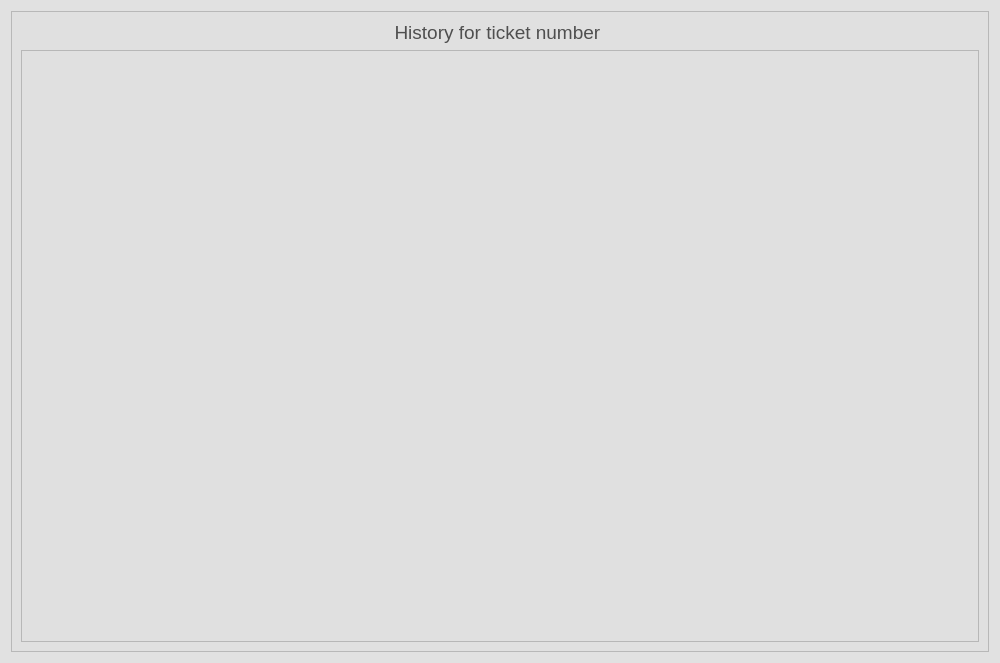
<?xml version="1.0" encoding="UTF-8"?>
<ui version="4.0">
 <class>Dialog</class>
 <widget class="QDialog" name="Dialog">
  <property name="geometry">
   <rect>
    <x>0</x>
    <y>0</y>
    <width>1000</width>
    <height>663</height>
   </rect>
  </property>
  <property name="minimumSize">
   <size>
    <width>1000</width>
    <height>0</height>
   </size>
  </property>
  <property name="windowTitle">
   <string>Ticket History</string>
  </property>
  <property name="windowIcon">
   <iconset resource="../resource/resource.qrc">
    <normaloff>:/Simple icons/simple_icons/fi-rr-incognito.svg</normaloff>:/Simple icons/simple_icons/fi-rr-incognito.svg</iconset>
  </property>
  <property name="styleSheet">
   <string notr="true">*
{
	
	font: 14pt &quot;MS Shell Dlg 2&quot;;
	
	color: rgb(79, 79, 79);
	background-color:  rgba(223, 223, 223, 200);
}


QPushButton
{ 
	alternate-background-color: rgb(255, 255, 255);
	
	background-color: rgb(185, 185, 185);
	border-width: 2px;
    border-radius: 10px;
	position: center;
 }

QPushButton:hover
{
	background: rgba(225, 225, 225, 180);
	border-style: dashed;
}

QPushButton:pressed
{
	
	background-color: rgb(136, 136, 136, 180);
	border-width: 2px;
    border-radius: 10px;
}

QLineEdit
{
	background: transparent;
	color: rgb(121, 121, 121);
	border: none;
	border-bottom: 1px solid #717072
}
</string>
  </property>
  <layout class="QVBoxLayout" name="verticalLayout">
   <item>
    <widget class="QFrame" name="frame">
     <property name="frameShape">
      <enum>QFrame::StyledPanel</enum>
     </property>
     <property name="frameShadow">
      <enum>QFrame::Raised</enum>
     </property>
     <layout class="QVBoxLayout" name="verticalLayout_2">
      <item>
       <widget class="QLabel" name="l_title">
        <property name="font">
         <font>
          <family>MS Shell Dlg 2</family>
          <pointsize>14</pointsize>
          <italic>false</italic>
          <bold>false</bold>
         </font>
        </property>
        <property name="text">
         <string>History for ticket number </string>
        </property>
        <property name="alignment">
         <set>Qt::AlignCenter</set>
        </property>
       </widget>
      </item>
      <item>
       <widget class="QTableWidget" name="tw_sellHistory">
        <property name="font">
         <font>
          <family>MS Shell Dlg 2</family>
          <pointsize>14</pointsize>
          <italic>false</italic>
          <bold>false</bold>
         </font>
        </property>
        <property name="editTriggers">
         <set>QAbstractItemView::NoEditTriggers</set>
        </property>
        <property name="selectionMode">
         <enum>QAbstractItemView::SingleSelection</enum>
        </property>
        <property name="selectionBehavior">
         <enum>QAbstractItemView::SelectRows</enum>
        </property>
       </widget>
      </item>
     </layout>
    </widget>
   </item>
  </layout>
 </widget>
 <resources>
  <include location="../resource/resource.qrc"/>
 </resources>
 <connections/>
</ui>
